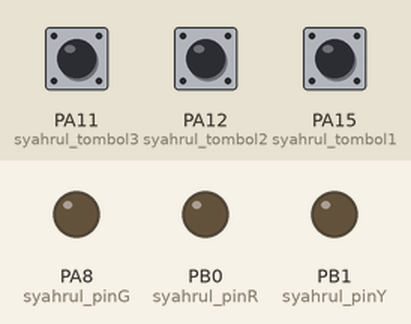
Recording of a sketch running on a simulated STM32 Blue Pill. Shown: output pins drawn as LEDs (lit = HIGH). The test bench sets the inputs (shaded band); at power-on: PA11 (syahrul_tombol3) LOW, PA12 (syahrul_tombol2) LOW, PA15 (syahrul_tombol1) LOW. What the sketch prints to the serial monitor is not drawn.

Above: at 1.2 s.
1.3 s: PA11 (syahrul_tombol3) pulled HIGH for 0.15 s
At 1.37 s:
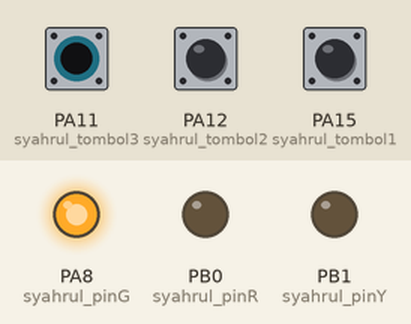
2.9 s: PA12 (syahrul_tombol2) pulled HIGH for 0.15 s
At 2.97 s:
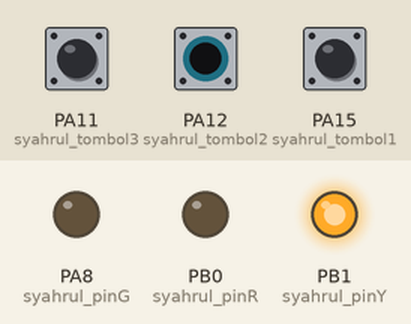
4.5 s: PA15 (syahrul_tombol1) pulled HIGH for 0.15 s
At 4.57 s:
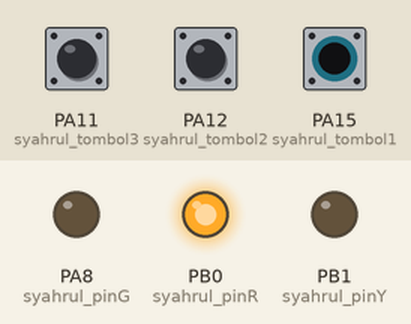
6.1 s: PA15 (syahrul_tombol1) pulled HIGH for 3.2 s
At 9.8 s:
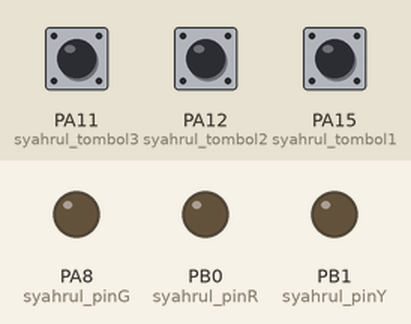
10.8 s: PA11 (syahrul_tombol3) pulled HIGH for 1 s
At 11.6 s:
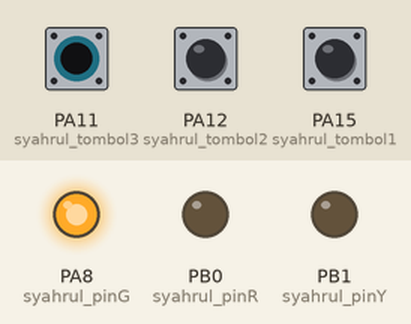
14.8 s: PA11 (syahrul_tombol3) pulled HIGH for 3.2 s
At 18.8 s:
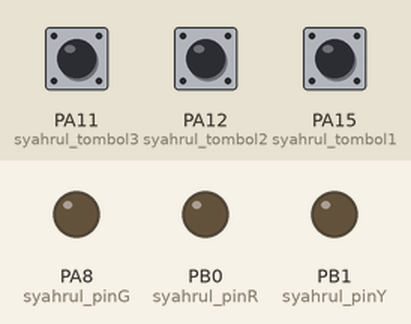
Timing chart, 0 to 20.3 s (numbered marks = the images above; inputs shaded):
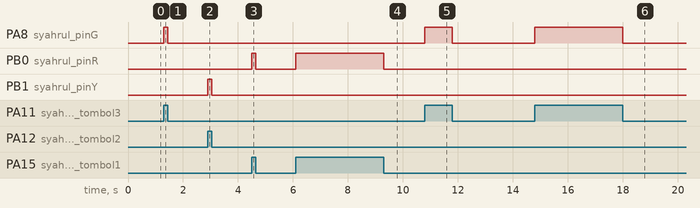

The sketch:

STM32_LED_BOTTON.ino
```cpp
//INISIALISASI
int syahrul_pinR=PB0;
int syahrul_pinY=PB1;
int syahrul_pinG=PA8;
int syahrul_tombol1=PA15;
int syahrul_tombol2=PA12;
int syahrul_tombol3=PA11;

void setup() {
  Serial.begin(9600);
  pinMode(syahrul_tombol1,INPUT);
  pinMode(syahrul_tombol2,INPUT);
  pinMode(syahrul_tombol3,INPUT);
  pinMode(syahrul_pinR,OUTPUT);
  pinMode(syahrul_pinY,OUTPUT);
  pinMode(syahrul_pinG,OUTPUT);
}

void loop() {
  //BACA DATA
  int(bacasyahrul_tombol1)=digitalRead(syahrul_tombol1);
  int(bacasyahrul_tombol2)=digitalRead(syahrul_tombol2);
  int(bacasyahrul_tombol3)=digitalRead(syahrul_tombol3);

  //PPRINT TO SERIAL
  Serial.print("syahrul_tombol1: ");
  Serial.print(bacasyahrul_tombol1);
  Serial.print(" | ");
  Serial.print("syahrul_tombol2: ");
  Serial.print(bacasyahrul_tombol2);
  Serial.print(" | ");
  Serial.print("syahrul_tombol3: ");
  Serial.print(bacasyahrul_tombol3);
  Serial.println();

  //LOGIKA
  if(bacasyahrul_tombol1==1){ //TOMBOL1
  digitalWrite(syahrul_pinR,HIGH);
  }else{
  digitalWrite(syahrul_pinR,LOW);
  }

  if(bacasyahrul_tombol2==1){ //TOMBOL2
  digitalWrite(syahrul_pinY,HIGH);
  }else{
  digitalWrite(syahrul_pinY,LOW);
  }

  if(bacasyahrul_tombol3==1){ //TOMBOL3
  digitalWrite(syahrul_pinG,HIGH);
  }else{
  digitalWrite(syahrul_pinG,LOW);
  }

}
```

Measured:
- after the input at 1.3 s, PA8 (syahrul_pinG): LOW → HIGH at once, → LOW 0.15 s later
- after the input at 2.9 s, PB1 (syahrul_pinY): LOW → HIGH at once, → LOW 0.15 s later
- after the input at 4.5 s, PB0 (syahrul_pinR): LOW → HIGH at once, → LOW 0.15 s later
- after the input at 6.1 s, PB0 (syahrul_pinR): LOW → HIGH at once, → LOW 3.2 s later
- after the input at 10.8 s, PA8 (syahrul_pinG): LOW → HIGH at once, → LOW 1.0 s later
- after the input at 14.8 s, PA8 (syahrul_pinG): LOW → HIGH at once, → LOW 3.2 s later
